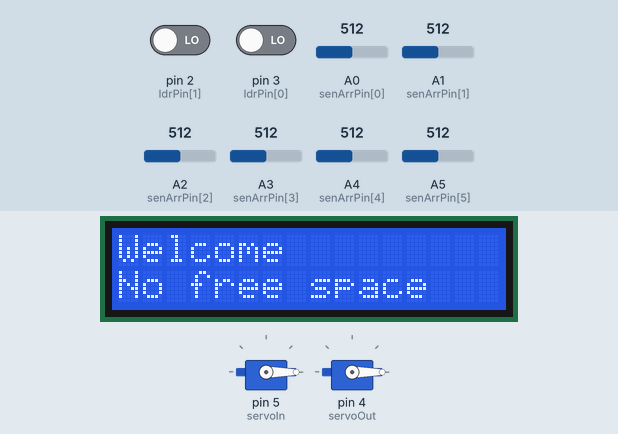
Recording of a sketch running on a simulated Arduino Uno, built with avr-gcc and run on an emulated ATmega328P. On the bench: 2 × servo, 16×2 character LCD. The test bench sets the inputs (shaded band); at power-on: A0 (senArrPin[0]) = 512, A1 (senArrPin[1]) = 512, A2 (senArrPin[2]) = 512, A3 (senArrPin[3]) = 512, A4 (senArrPin[4]) = 512, pin 2 (ldrPin[1]) LOW, pin 3 (ldrPin[0]) LOW, A5 (senArrPin[5]) = 512.

Above: at 1.2 s.
1.3 s: A0 (senArrPin[0]) set to 263
7.3 s: A0 (senArrPin[0]) set to 243
At 11.0 s:
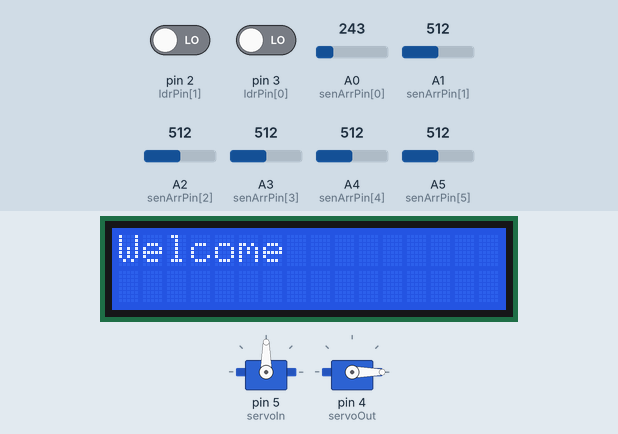
16.5 s: A1 (senArrPin[1]) set to 240
At 26.2 s:
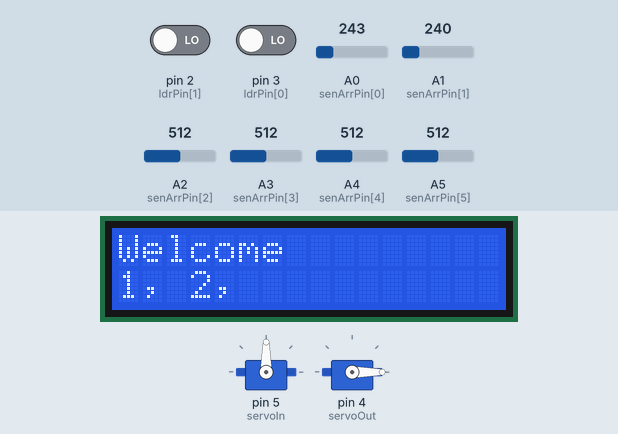
26.5 s: A2 (senArrPin[2]) set to 240
At 35.4 s:
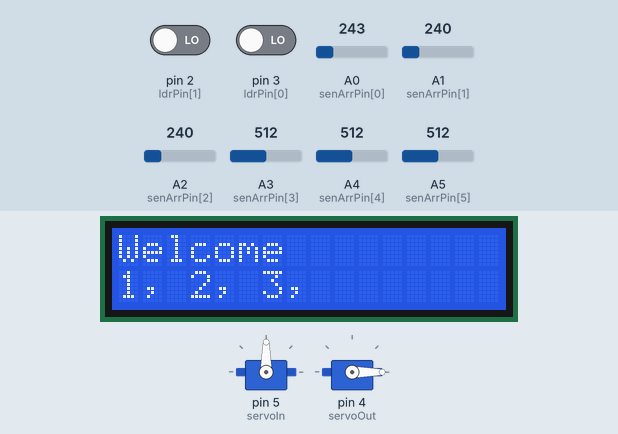
36.5 s: A3 (senArrPin[3]) set to 240
At 45.7 s:
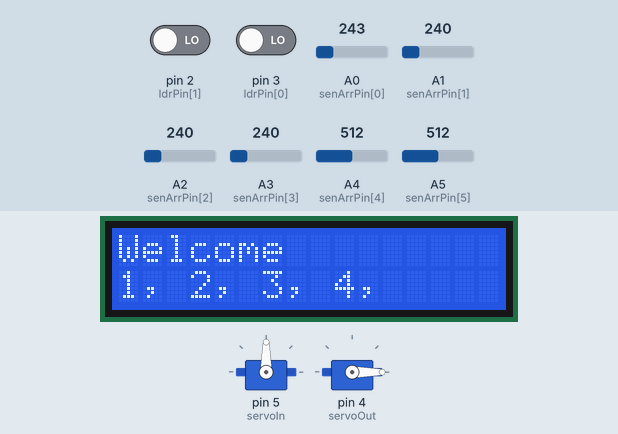
46.5 s: A4 (senArrPin[4]) set to 240
At 56.0 s:
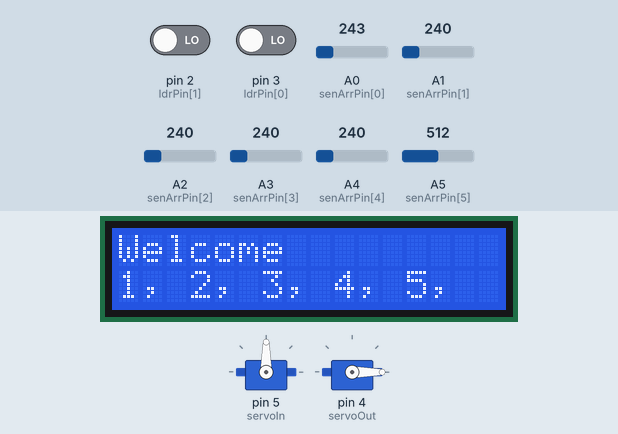
Timing chart, 0 to 57.5 s (numbered marks = the images above; inputs shaded):
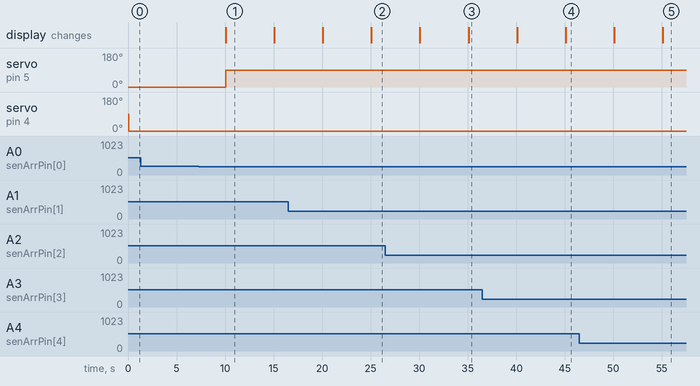

Measured:
- the behaviour switches between 251 and 250 on A0 (senArrPin[0]) (found by bisection; images 0 and 1)
- after the input at 1.3 s, every drawn part: stays the same
- after the input at 7.3 s, servo on pin 5 (servoIn): 0° → 90° after 2.8 s; the display: changes after 2.8 s (image 1)
- after the input at 16.5 s, the display: first changes after 3.6 s (image 2 shows a later state)
- after the input at 26.5 s, the display: first changes after 3.6 s (image 3 shows a later state)
- after the input at 36.5 s, the display: first changes after 3.6 s (image 4 shows a later state)
- after the input at 46.5 s, the display: first changes after 3.6 s (image 5 shows a later state)
- what the display in image 1 shows lasts 5.0 s, from 10.1 s to 15.1 s

The sketch:

Smart_Car_Parking_System.ino
```cpp
#include <LiquidCrystal.h>
#include<Servo.h>

// initialize the library with the numbers of the interface pins
const int rs = 13, en = 12, d4 = 11, d5 = 10, d6 = 9, d7 = 8;
LiquidCrystal lcd(rs, en, d4, d5, d6, d7);

const int senArrPin[6] = {A0, A1, A2, A3, A4, A5};
int sen[6] = {0};
int lcdcnt = 0, ldrPin[2] = {3, 2}, ldrIn = 0, ldrOut = 0;
long int full = 0, prefull;
//servo
Servo servoIn, servoOut;


// declation of pin setup
void setup() {
  //servo
  servoIn.attach(5);
  servoOut.attach(4);
  servoIn.write(0);
  servoOut.write(90);
  // set up the LCD's number of columns and rows:
  lcd.begin(16, 2);
  // Print a message to the LCD.
  lcd.print("Welcome");

  //sensor pin mode
  pinMode(ldrPin[0], INPUT);
  pinMode(ldrPin[1], INPUT);
  for (int i = 0; i < 6; i++)
    pinMode(senArrPin[i], INPUT);

  Serial.begin(9600);
}


// main loop of this program
void loop() {
  sensorRead();
  dspl();

  if (ldrIn == 0 && full != 123456)
  {
    servoIn.write(90);
    delay(5000);
  }
  else if (ldrOut == 0)
  {
    servoOut.write(0);
    delay(5000);
  }
  else {
    servoIn.write(0);
    servoOut.write(90);
  }

}


//++++++++++++++++++++Sensors read++++++++++++++++++++
void sensorRead()
{
  full = 0;
  for (int i = 0; i < 6; i++)
  {
    sen[i] = (((analogRead(senArrPin[i])) > 250) ? 1 : 0);
  }
  full =  (long int)(sen[0]*100000 + sen[1]*20000 + sen[2]*3000 + sen[3]*400 + sen[4]*50 + sen[5]*6);
  ldrIn = (digitalRead(ldrPin[0]));
  ldrOut = (digitalRead(ldrPin[1]));

}


// This funtion for showing result in display
void dspl()
{
  int all = 0;
  lcd.setCursor(0, 1);
  for (int i = 0; i < 6; i++) {
    if (sen[i] == 0) {
      lcd.print(i + 1);
      lcd.print(", ");
    }
    all += sen[i];
  }
  if (all == 6) {
    lcd.print("No free space");
    lcdcnt = 0;
  }
  else {
    if ((lcdcnt == 0) || (prefull != full)) {
      lcd.clear();
      lcdcnt = 1;
      lcd.print("Welcome");
      prefull   = full;
    }
  }
}
```
